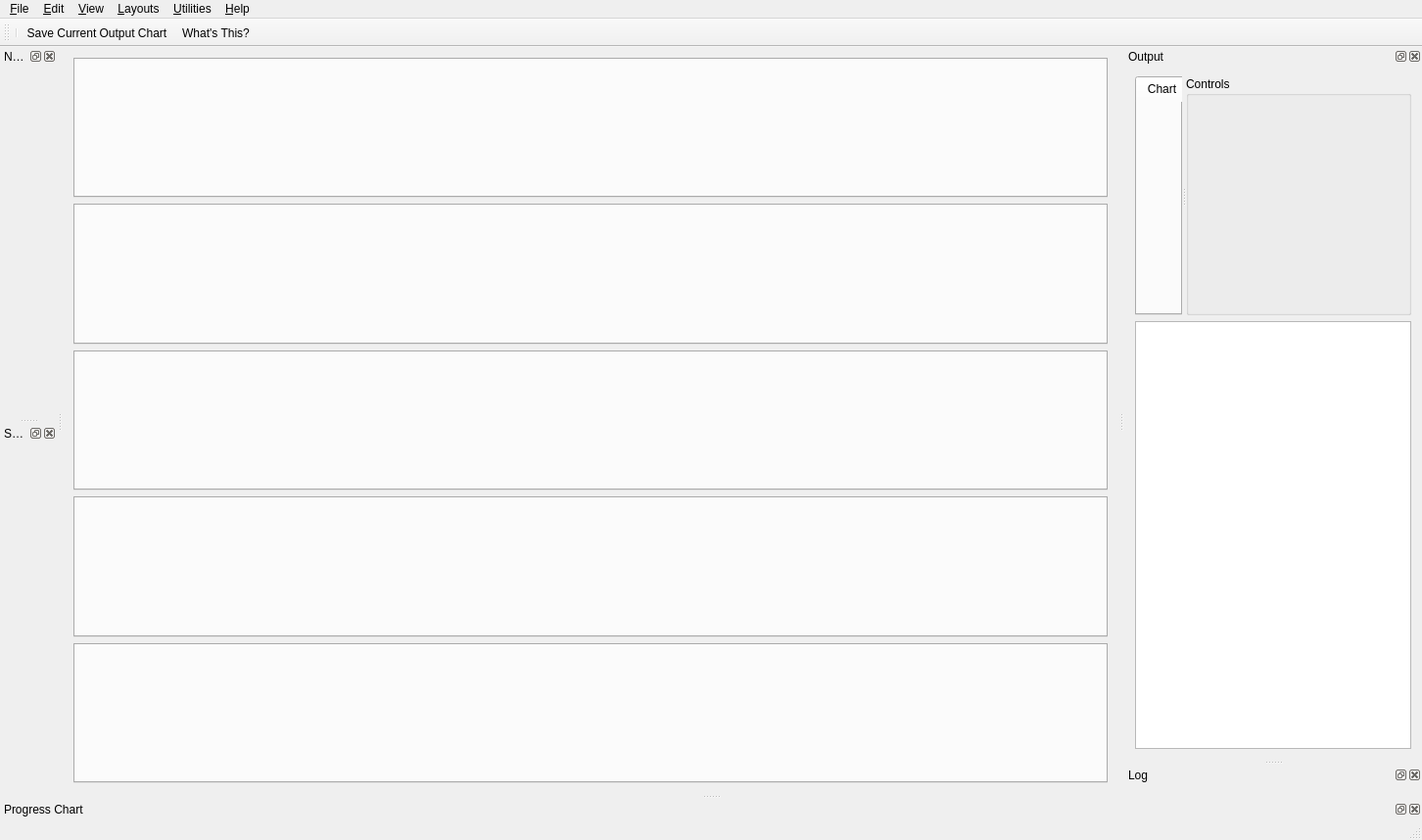
<?xml version="1.0" encoding="UTF-8"?>
<ui version="4.0">
 <class>nmfMainWindow</class>
 <widget class="QMainWindow" name="nmfMainWindow">
  <property name="geometry">
   <rect>
    <x>0</x>
    <y>0</y>
    <width>1452</width>
    <height>858</height>
   </rect>
  </property>
  <property name="windowTitle">
   <string>MSCAA (Multi-Species Statistical Catch-At-Age)</string>
  </property>
  <widget class="QWidget" name="centralWidget">
   <property name="sizePolicy">
    <sizepolicy hsizetype="Expanding" vsizetype="Expanding">
     <horstretch>0</horstretch>
     <verstretch>0</verstretch>
    </sizepolicy>
   </property>
   <property name="minimumSize">
    <size>
     <width>100</width>
     <height>100</height>
    </size>
   </property>
   <property name="maximumSize">
    <size>
     <width>16777215</width>
     <height>16777215</height>
    </size>
   </property>
   <layout class="QVBoxLayout" name="verticalLayout_3">
    <item>
     <widget class="QTabWidget" name="SetupInputTabWidget">
      <property name="minimumSize">
       <size>
        <width>10</width>
        <height>0</height>
       </size>
      </property>
      <property name="maximumSize">
       <size>
        <width>16777215</width>
        <height>16777215</height>
       </size>
      </property>
      <property name="focusPolicy">
       <enum>Qt::TabFocus</enum>
      </property>
      <property name="whatsThis">
       <string/>
      </property>
      <property name="currentIndex">
       <number>-1</number>
      </property>
     </widget>
    </item>
    <item>
     <widget class="QTabWidget" name="SSCAADataInputTabWidget">
      <property name="enabled">
       <bool>true</bool>
      </property>
      <property name="maximumSize">
       <size>
        <width>16777215</width>
        <height>16777215</height>
       </size>
      </property>
      <property name="toolTip">
       <string/>
      </property>
      <property name="statusTip">
       <string/>
      </property>
      <property name="currentIndex">
       <number>-1</number>
      </property>
      <property name="documentMode">
       <bool>false</bool>
      </property>
      <property name="tabsClosable">
       <bool>false</bool>
      </property>
      <property name="movable">
       <bool>true</bool>
      </property>
     </widget>
    </item>
    <item>
     <widget class="QTabWidget" name="MSCAADataInputTabWidget"/>
    </item>
    <item>
     <widget class="QTabWidget" name="ForecastDataInputTabWidget"/>
    </item>
    <item>
     <widget class="QTabWidget" name="SimulationDataInputTabWidget"/>
    </item>
   </layout>
  </widget>
  <widget class="QMenuBar" name="menuBar">
   <property name="geometry">
    <rect>
     <x>0</x>
     <y>0</y>
     <width>1452</width>
     <height>22</height>
    </rect>
   </property>
   <widget class="QMenu" name="menuFile">
    <property name="title">
     <string>&amp;File</string>
    </property>
    <addaction name="separator"/>
    <addaction name="actionImportDatabase"/>
    <addaction name="actionExportDatabase"/>
    <addaction name="separator"/>
    <addaction name="actionPreferences"/>
    <addaction name="separator"/>
    <addaction name="actionQuit"/>
    <addaction name="separator"/>
   </widget>
   <widget class="QMenu" name="menuEdit">
    <property name="title">
     <string>&amp;Edit</string>
    </property>
    <addaction name="actionClear"/>
    <addaction name="actionCopy"/>
    <addaction name="actionPaste"/>
    <addaction name="actionPasteAll"/>
    <addaction name="separator"/>
    <addaction name="actionSelectAll"/>
    <addaction name="actionDeselectAll"/>
   </widget>
   <widget class="QMenu" name="menuData">
    <property name="title">
     <string>&amp;View</string>
    </property>
    <addaction name="actionShowTableNames"/>
    <addaction name="separator"/>
    <addaction name="actionShowLastADMBRun"/>
   </widget>
   <widget class="QMenu" name="menuHelp">
    <property name="title">
     <string>&amp;Help</string>
    </property>
    <addaction name="actionAbout"/>
   </widget>
   <widget class="QMenu" name="menuUtilities">
    <property name="title">
     <string>&amp;Utilities</string>
    </property>
    <addaction name="actionCreateTables"/>
    <addaction name="separator"/>
    <addaction name="actionGenerateLinearObservedBiomass"/>
    <addaction name="actionGenerateLogisticObservedBiomass"/>
    <addaction name="actionGenerateLogisticMultiSpeciesObservedBiomass"/>
    <addaction name="actionSetEstimatedGrowthRateToTestValue"/>
    <addaction name="actionSetEstimatedCarryingCapacityToTestValue"/>
    <addaction name="actionSetEstmatedCompetitionToTestValues"/>
    <addaction name="actionClearEstimatedCompetition"/>
   </widget>
   <widget class="QMenu" name="menuLayouts">
    <property name="title">
     <string>&amp;Layouts</string>
    </property>
    <addaction name="actionLayoutOutput"/>
    <addaction name="separator"/>
    <addaction name="actionLayoutDefault"/>
   </widget>
   <addaction name="menuFile"/>
   <addaction name="menuEdit"/>
   <addaction name="menuData"/>
   <addaction name="menuLayouts"/>
   <addaction name="menuUtilities"/>
   <addaction name="menuHelp"/>
  </widget>
  <widget class="QToolBar" name="mainToolBar">
   <property name="windowTitle">
    <string>Main Toolbar</string>
   </property>
   <attribute name="toolBarArea">
    <enum>TopToolBarArea</enum>
   </attribute>
   <attribute name="toolBarBreak">
    <bool>false</bool>
   </attribute>
   <addaction name="separator"/>
   <addaction name="actionScreenShot"/>
   <addaction name="actionWhatsThis"/>
  </widget>
  <widget class="QStatusBar" name="statusBar"/>
  <widget class="QDockWidget" name="NavigatorDockWidget">
   <property name="windowTitle">
    <string>Navigator</string>
   </property>
   <attribute name="dockWidgetArea">
    <number>1</number>
   </attribute>
   <widget class="QWidget" name="NavigatorWidget"/>
  </widget>
  <widget class="QDockWidget" name="OutputDockWidget">
   <property name="windowTitle">
    <string>Output</string>
   </property>
   <attribute name="dockWidgetArea">
    <number>2</number>
   </attribute>
   <widget class="QWidget" name="OutputWidget">
    <layout class="QVBoxLayout" name="verticalLayout_2">
     <item>
      <layout class="QVBoxLayout" name="verticalLayout">
       <item>
        <widget class="QSplitter" name="splitter">
         <property name="orientation">
          <enum>Qt::Horizontal</enum>
         </property>
         <widget class="QTabWidget" name="MSCAAOutputTabWidget">
          <property name="minimumSize">
           <size>
            <width>10</width>
            <height>0</height>
           </size>
          </property>
          <property name="maximumSize">
           <size>
            <width>16777215</width>
            <height>16777215</height>
           </size>
          </property>
          <property name="currentIndex">
           <number>0</number>
          </property>
          <property name="usesScrollButtons">
           <bool>false</bool>
          </property>
          <widget class="QWidget" name="MSCAAOutputChartTab">
           <attribute name="title">
            <string>Chart</string>
           </attribute>
          </widget>
          <widget class="QWidget" name="MSCAAOutputDataTab">
           <attribute name="title">
            <string>Data</string>
           </attribute>
           <layout class="QVBoxLayout" name="verticalLayout_13">
            <item>
             <widget class="QTableView" name="MSCAAOutputDataTV"/>
            </item>
           </layout>
          </widget>
         </widget>
         <widget class="QGroupBox" name="MSCAAOutputControlsGB">
          <property name="sizePolicy">
           <sizepolicy hsizetype="Fixed" vsizetype="Expanding">
            <horstretch>0</horstretch>
            <verstretch>0</verstretch>
           </sizepolicy>
          </property>
          <property name="minimumSize">
           <size>
            <width>230</width>
            <height>0</height>
           </size>
          </property>
          <property name="maximumSize">
           <size>
            <width>230</width>
            <height>16777215</height>
           </size>
          </property>
          <property name="title">
           <string>Controls</string>
          </property>
         </widget>
        </widget>
       </item>
       <item>
        <widget class="QTextEdit" name="SetupOutputTE">
         <property name="toolTip">
          <string>Shows the output from the Setup procedure.</string>
         </property>
         <property name="statusTip">
          <string>Shows the output from the Setup procedure.</string>
         </property>
         <property name="whatsThis">
          <string>&lt;html&gt;&lt;head/&gt;&lt;body&gt;&lt;p align=&quot;center&quot;&gt;&lt;span style=&quot; font-weight:600;&quot;&gt;Setup Output&lt;/span&gt;&lt;/p&gt;&lt;p&gt;This window shows a recap of the data entered into MSSPM during the Setup process.&lt;br/&gt;&lt;/p&gt;&lt;/body&gt;&lt;/html&gt;</string>
         </property>
         <property name="readOnly">
          <bool>true</bool>
         </property>
         <property name="html">
          <string>&lt;!DOCTYPE HTML PUBLIC &quot;-//W3C//DTD HTML 4.0//EN&quot; &quot;http://www.w3.org/TR/REC-html40/strict.dtd&quot;&gt;
&lt;html&gt;&lt;head&gt;&lt;meta name=&quot;qrichtext&quot; content=&quot;1&quot; /&gt;&lt;style type=&quot;text/css&quot;&gt;
p, li { white-space: pre-wrap; }
&lt;/style&gt;&lt;/head&gt;&lt;body style=&quot; font-family:'Noto Sans'; font-size:9pt; font-weight:400; font-style:normal;&quot;&gt;
&lt;p style=&quot;-qt-paragraph-type:empty; margin-top:0px; margin-bottom:0px; margin-left:0px; margin-right:0px; -qt-block-indent:0; text-indent:0px;&quot;&gt;&lt;br /&gt;&lt;/p&gt;&lt;/body&gt;&lt;/html&gt;</string>
         </property>
        </widget>
       </item>
      </layout>
     </item>
    </layout>
   </widget>
  </widget>
  <widget class="QDockWidget" name="LogDockWidget">
   <property name="windowTitle">
    <string>Log</string>
   </property>
   <attribute name="dockWidgetArea">
    <number>2</number>
   </attribute>
   <widget class="QWidget" name="LogWidget"/>
  </widget>
  <widget class="QDockWidget" name="ProgressDockWidget">
   <property name="windowTitle">
    <string>Progress Chart</string>
   </property>
   <attribute name="dockWidgetArea">
    <number>8</number>
   </attribute>
   <widget class="QWidget" name="ProgressWidget"/>
  </widget>
  <widget class="QDockWidget" name="EntityDockWidget">
   <property name="windowTitle">
    <string>Species</string>
   </property>
   <attribute name="dockWidgetArea">
    <number>1</number>
   </attribute>
   <widget class="QWidget" name="dockWidgetContents"/>
  </widget>
  <action name="actionConnectToDatabase">
   <property name="text">
    <string>&amp;Connect to Database</string>
   </property>
  </action>
  <action name="actionShowTableNames">
   <property name="text">
    <string>&amp;Table Names</string>
   </property>
   <property name="shortcut">
    <string>Ctrl+Shift+T</string>
   </property>
  </action>
  <action name="actionQuit">
   <property name="text">
    <string>&amp;Quit</string>
   </property>
   <property name="shortcut">
    <string>Ctrl+Q</string>
   </property>
  </action>
  <action name="actionPaste">
   <property name="text">
    <string>&amp;Paste</string>
   </property>
   <property name="iconText">
    <string>Paste</string>
   </property>
   <property name="toolTip">
    <string>Paste</string>
   </property>
   <property name="shortcut">
    <string>Ctrl+V</string>
   </property>
  </action>
  <action name="actionClear">
   <property name="text">
    <string>C&amp;lear</string>
   </property>
   <property name="iconText">
    <string>Clear</string>
   </property>
   <property name="toolTip">
    <string>Clear</string>
   </property>
   <property name="shortcut">
    <string>Ctrl+X</string>
   </property>
   <property name="shortcutContext">
    <enum>Qt::ApplicationShortcut</enum>
   </property>
  </action>
  <action name="actionPasteAll">
   <property name="text">
    <string>Paste &amp;All</string>
   </property>
   <property name="iconText">
    <string>Paste All</string>
   </property>
   <property name="toolTip">
    <string>Paste All</string>
   </property>
   <property name="shortcut">
    <string>Ctrl+Shift+V</string>
   </property>
  </action>
  <action name="actionSelectAll">
   <property name="text">
    <string>&amp;Select All</string>
   </property>
   <property name="iconText">
    <string>Select All</string>
   </property>
   <property name="toolTip">
    <string>Select All</string>
   </property>
   <property name="shortcut">
    <string>Ctrl+A</string>
   </property>
  </action>
  <action name="actionDeselectAll">
   <property name="text">
    <string>&amp;Deselect All</string>
   </property>
   <property name="iconText">
    <string>Deselect All</string>
   </property>
   <property name="toolTip">
    <string>Deselect All</string>
   </property>
   <property name="shortcut">
    <string>Ctrl+Shift+A</string>
   </property>
  </action>
  <action name="actionShowCurrentRun">
   <property name="checkable">
    <bool>false</bool>
   </property>
   <property name="text">
    <string>Current Run</string>
   </property>
   <property name="toolTip">
    <string>Show chart of current run</string>
   </property>
   <property name="statusTip">
    <string>Show chart of current run</string>
   </property>
   <property name="shortcut">
    <string>Ctrl+Shift+C</string>
   </property>
  </action>
  <action name="actionClearOutputData2">
   <property name="text">
    <string>Clear Output Data</string>
   </property>
   <property name="toolTip">
    <string>Clears all estimated and derived output tables from database</string>
   </property>
   <property name="statusTip">
    <string>Clears all estimated and derived output tables from database</string>
   </property>
  </action>
  <action name="actionShowAllSavedRuns">
   <property name="text">
    <string>All Saved Runs</string>
   </property>
   <property name="toolTip">
    <string>Show charts of all data in output tables.</string>
   </property>
   <property name="statusTip">
    <string>Show charts of all data in output tables.</string>
   </property>
  </action>
  <action name="actionSaveCurrentRun">
   <property name="text">
    <string>Save Current Run</string>
   </property>
  </action>
  <action name="actionClearOutputData">
   <property name="text">
    <string>Clear All Output Data</string>
   </property>
   <property name="toolTip">
    <string>Clears all Output and Forecast tables from database</string>
   </property>
   <property name="statusTip">
    <string>Clears all Output and Forecast tables from database</string>
   </property>
  </action>
  <action name="actionSaveAndShowCurrentRun">
   <property name="text">
    <string>And Save Current Run</string>
   </property>
   <property name="toolTip">
    <string>Save and then show chart of current run</string>
   </property>
   <property name="statusTip">
    <string>Save and then show chart of current run</string>
   </property>
  </action>
  <action name="actionGenerateLinearObservedBiomass">
   <property name="text">
    <string>Generate Linear Observed Biomass</string>
   </property>
   <property name="toolTip">
    <string>Generate Linear Observed Biomass for Testing Purposes</string>
   </property>
   <property name="visible">
    <bool>false</bool>
   </property>
  </action>
  <action name="actionGenerateLogisticObservedBiomass">
   <property name="text">
    <string>Generate Logistic Observed Biomass</string>
   </property>
   <property name="toolTip">
    <string>Generate Logistic Observed Biomass for Testing Purposes</string>
   </property>
   <property name="visible">
    <bool>false</bool>
   </property>
  </action>
  <action name="actionGenerateLogisticMultiSpeciesObservedBiomass">
   <property name="text">
    <string>Generate Logistic Multi-Species Observed Biomass</string>
   </property>
   <property name="toolTip">
    <string>Generate Logistic Multi-Species Observed Biomass for Testing Purposes</string>
   </property>
   <property name="visible">
    <bool>false</bool>
   </property>
  </action>
  <action name="actionSetEstimatedGrowthRateToTestValue">
   <property name="checkable">
    <bool>false</bool>
   </property>
   <property name="text">
    <string>Set Estimated Growth Rate to Test Value </string>
   </property>
   <property name="visible">
    <bool>false</bool>
   </property>
  </action>
  <action name="actionSetEstimatedCarryingCapacityToTestValue">
   <property name="text">
    <string>Set Estimated Carrying Capacity to Test Value</string>
   </property>
   <property name="visible">
    <bool>false</bool>
   </property>
  </action>
  <action name="actionSetEstmatedCompetitionToTestValues">
   <property name="text">
    <string>Set Estmated Competition to Test Values</string>
   </property>
   <property name="visible">
    <bool>false</bool>
   </property>
  </action>
  <action name="actionClearEstimatedCompetition">
   <property name="text">
    <string>Clear Estimated Competition</string>
   </property>
   <property name="visible">
    <bool>false</bool>
   </property>
  </action>
  <action name="actionStopRun">
   <property name="text">
    <string>&amp;Stop the Current Run</string>
   </property>
   <property name="shortcut">
    <string>Ctrl+Esc</string>
   </property>
  </action>
  <action name="actionCreateTables">
   <property name="text">
    <string>Create Tables</string>
   </property>
   <property name="toolTip">
    <string>Creates any database tables not yet created</string>
   </property>
   <property name="statusTip">
    <string>Creates any database tables not yet created</string>
   </property>
  </action>
  <action name="actionLayoutOutput">
   <property name="text">
    <string>&amp;Output</string>
   </property>
   <property name="shortcut">
    <string>Ctrl+1</string>
   </property>
  </action>
  <action name="actionLayoutDefault">
   <property name="text">
    <string>&amp;Default</string>
   </property>
   <property name="shortcut">
    <string>Ctrl+L</string>
   </property>
  </action>
  <action name="actionAbout">
   <property name="text">
    <string>About...</string>
   </property>
  </action>
  <action name="actionWhatsThis">
   <property name="icon">
    <iconset resource="resource.qrc">
     <normaloff>:/icons/whatsthis.png</normaloff>:/icons/whatsthis.png</iconset>
   </property>
   <property name="text">
    <string>What's This?</string>
   </property>
   <property name="toolTip">
    <string>What's This?</string>
   </property>
   <property name="whatsThis">
    <string>&lt;html&gt;&lt;head/&gt;&lt;body&gt;&lt;p align=&quot;center&quot;&gt;&lt;span style=&quot; font-weight:600;&quot;&gt;WhatsThis? Help&lt;/span&gt;&lt;/p&gt;&lt;p&gt;This is the WhatsThis? help functionality available in this application. Selecting this feature will transform the cursor into a WhatsThis? cursor. As the user hovers this transformed cursor over an object that has additional &amp;quot;WhatsThis?&amp;quot; help implemented, the cursor shape will change to a question mark with an arrow which signifies additional popup help will appear once the user clicks over the object.&lt;/p&gt;&lt;/body&gt;&lt;/html&gt;</string>
   </property>
  </action>
  <action name="actionSaveSettings">
   <property name="text">
    <string>Save Settings</string>
   </property>
   <property name="toolTip">
    <string>Save GUI Location and Size</string>
   </property>
  </action>
  <action name="actionClearSpecificOutputData">
   <property name="text">
    <string>Clear Specific Output Data...</string>
   </property>
   <property name="toolTip">
    <string>Clears Output and Forecast tables of a specific Algorithm from database</string>
   </property>
   <property name="statusTip">
    <string>Clears Output and Forecast tables of a specific Algorithm from database</string>
   </property>
  </action>
  <action name="actionPreferences">
   <property name="text">
    <string>P&amp;references...</string>
   </property>
   <property name="toolTip">
    <string>Application Preferences</string>
   </property>
   <property name="statusTip">
    <string>Application Preferences</string>
   </property>
   <property name="shortcut">
    <string>Ctrl+P</string>
   </property>
  </action>
  <action name="actionScreenShot">
   <property name="icon">
    <iconset resource="resource.qrc">
     <normaloff>:/icons/scrgrb.png</normaloff>:/icons/scrgrb.png</iconset>
   </property>
   <property name="text">
    <string>Save Current Output Chart</string>
   </property>
   <property name="toolTip">
    <string>Save Current Output Chart</string>
   </property>
   <property name="whatsThis">
    <string>&lt;html&gt;&lt;head/&gt;&lt;body&gt;&lt;p align=&quot;center&quot;&gt;&lt;span style=&quot; font-weight:600;&quot;&gt;Snapshot&lt;/span&gt;&lt;/p&gt;&lt;p&gt;This function saves either the current Output Table or Output Chart when clicked, after prompting the user for a file name.&lt;/p&gt;&lt;/body&gt;&lt;/html&gt;</string>
   </property>
  </action>
  <action name="actionImportDatabase">
   <property name="text">
    <string>Import Database...</string>
   </property>
   <property name="toolTip">
    <string>Import MySQL Database</string>
   </property>
   <property name="statusTip">
    <string>Import MySQL Database</string>
   </property>
  </action>
  <action name="actionExportDatabase">
   <property name="text">
    <string>Export Database...</string>
   </property>
   <property name="toolTip">
    <string>Export MySQL Database</string>
   </property>
   <property name="statusTip">
    <string>Export MySQL Database</string>
   </property>
  </action>
  <action name="actionCopy">
   <property name="text">
    <string>&amp;Copy</string>
   </property>
   <property name="iconText">
    <string>Copy</string>
   </property>
   <property name="toolTip">
    <string>Copy</string>
   </property>
   <property name="shortcut">
    <string>Ctrl+C</string>
   </property>
   <property name="shortcutContext">
    <enum>Qt::ApplicationShortcut</enum>
   </property>
  </action>
  <action name="actionShowLastADMBRun">
   <property name="text">
    <string>Show Last ADMB Run</string>
   </property>
  </action>
 </widget>
 <layoutdefault spacing="6" margin="11"/>
 <resources>
  <include location="resource.qrc"/>
 </resources>
 <connections/>
</ui>
